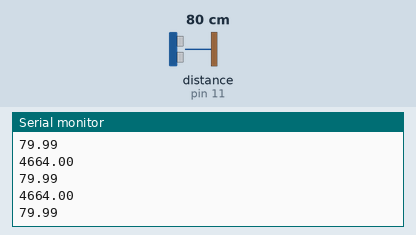
Bench run of a sketch on a simulated Arduino Uno, built with avr-gcc and run on an emulated ATmega328P. On the bench: the last lines printed to the serial monitor. The inputs (shaded band) are chosen by the test bench; at power-on: distance to the obstacle (sensor on pin 11) 80 cm. The echo pulse lasts 58.3 µs per cm.

Above: at 1.2 s.
1.3 s: distance to the obstacle (sensor on pin 11) set to 2 cm
At 1.6 s:
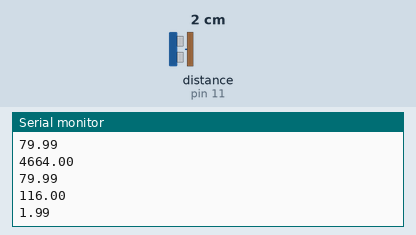
2.8 s: distance to the obstacle (sensor on pin 11) set to 4 cm
At 2.81 s:
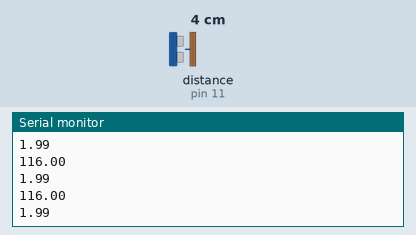
Timing chart, 0 to 5.8 s (numbered marks = the images above; inputs shaded):
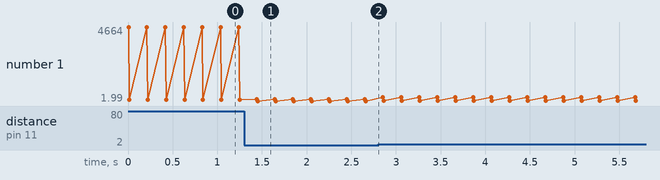

Measured:
- after the input at 1.3 s, the serial monitor: prints a new line after 0.14 s (image 1)
- plotted number 1: 79.99 → 1.99 after the input at 1.3 s, 1.99 → 4 after the input at 2.8 s

The sketch:

distance.ino
```cpp
int tp=12;
int ep=11;
float t,d;
void setup()
{
 Serial.begin(9600);
 pinMode(tp,OUTPUT);
 pinMode(ep,INPUT);
}

void loop()
{
digitalWrite(tp,HIGH);
delayMicroseconds(5);
digitalWrite(tp,LOW);
delayMicroseconds(100);

t = pulseIn(ep,HIGH);
Serial.println(t);
d=(t/2)*0.0343;// 343 is spped of sound in air
Serial.println(d);
delay(200);
}
```
